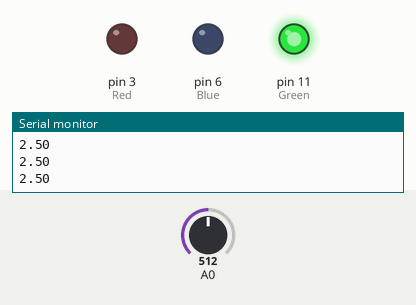
The sketch below on a simulated Arduino Uno, built with avr-gcc and run on an emulated ATmega328P. On the bench: output pins drawn as LEDs (lit = HIGH), the last lines printed to the serial monitor. Inputs (shaded band) come from the test bench; at power-on: A0 = 512.

Above: at 1.2 s.
1.3 s: A0 set to 606
2.8 s: A0 set to 630
At 3.1 s:
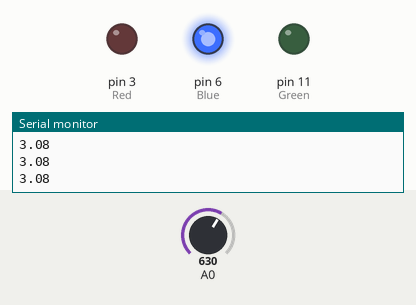
4.3 s: A0 set to 810
5.8 s: A0 set to 828
At 6.6 s:
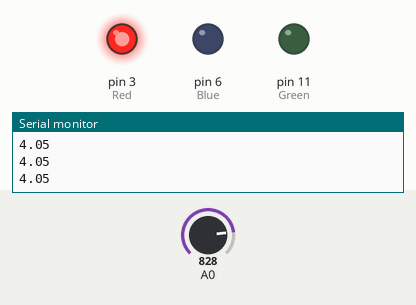
7.3 s: A0 set to 716
At 7.7 s:
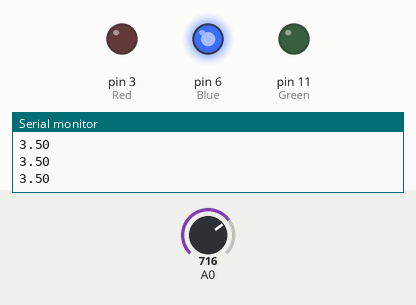
8.8 s: A0 set to 900
At 9.9 s:
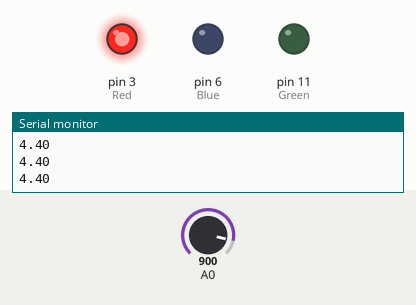
Timing chart, 0 to 11.3 s (numbered marks = the images above; inputs shaded):
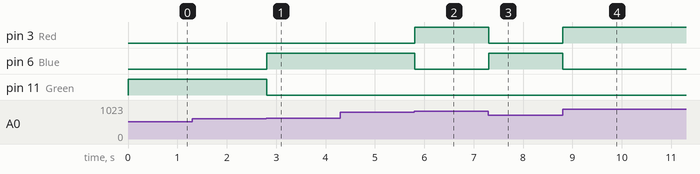

The sketch:

6.Red_Blue_Green_Voltage_check.ino
```cpp
int anaVal;
float V;
int Red=3;
int Blue=6;
int Green=11;


void setup() {
  Serial.begin(9600);
  pinMode(Red,OUTPUT);
  pinMode(Blue,OUTPUT);
  pinMode(Green,OUTPUT);
}

void loop() {
  anaVal=analogRead(A0);
  V=(5./1023.)*anaVal;

  Serial.println(V);
  if (V >= 4) {
    digitalWrite(Red,HIGH);
    digitalWrite(Blue,LOW);
    digitalWrite(Green,LOW);
  }
  if (V <= 3) {
    digitalWrite(Red,LOW);
    digitalWrite(Blue,LOW);
    digitalWrite(Green,HIGH);
  }
  if (V > 3 && V < 4) {
    digitalWrite(Red,LOW);
    digitalWrite(Blue,HIGH);
    digitalWrite(Green,LOW);
  }
}
```

Measured:
- the behaviour switches between 613 and 614 on A0 (found by bisection; images 0 and 1)
- the behaviour switches between 818 and 819 on A0 (found by bisection; images 1 and 2)
- after the input at 2.8 s, pin 6 (Blue): LOW → HIGH at once; pin 11 (Green): HIGH → LOW at once
- after the input at 5.8 s, pin 3 (Red): LOW → HIGH at once; pin 6 (Blue): HIGH → LOW at once
- after the input at 7.3 s, pin 3 (Red): HIGH → LOW at once; pin 6 (Blue): LOW → HIGH at once
- after the input at 8.8 s, pin 3 (Red): LOW → HIGH at once; pin 6 (Blue): HIGH → LOW at once
